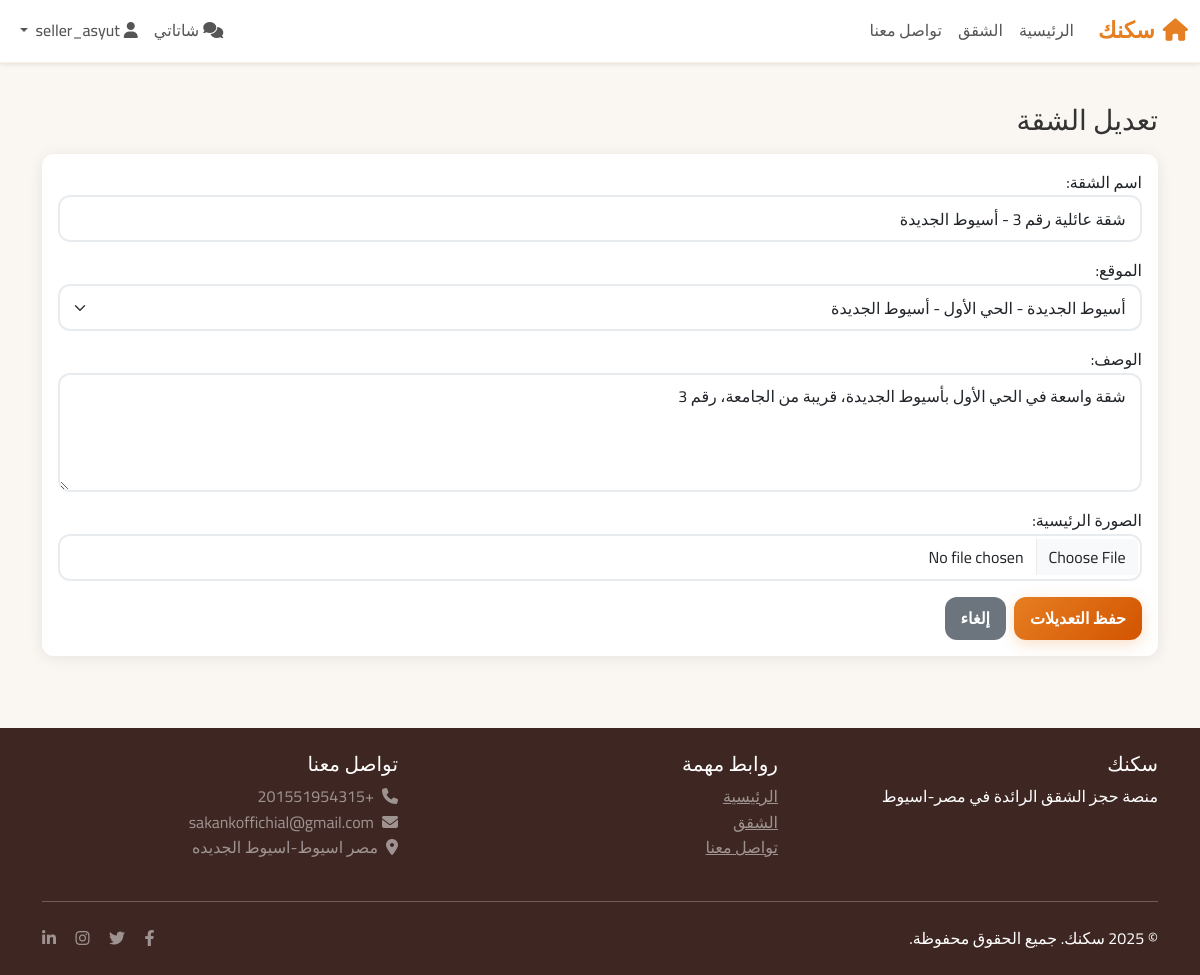
Page /listings/seller/apartment/8/edit/ (signed in) on the committed database.
### listings/models.py (models this page shows, shortened)
class Apartment(models.Model):
    name = models.CharField(
        max_length=200,
        verbose_name='اسم الشقة'
    )
    location = models.ForeignKey(
        Location,
        on_delete=models.CASCADE,
        related_name='apartments',
        verbose_name='الموقع'
    )
    description = models.TextField(
        verbose_name='الوصف'
    )
    owner = models.ForeignKey(
        User,
        on_delete=models.CASCADE,
        related_name='apartments',
        verbose_name='المالك'
    )
    main_image = models.ImageField(
        upload_to='apartments/main/',
        verbose_name='الصورة الرئيسية'
    )
    is_active = models.BooleanField(
        default=True,
        verbose_name='نشط'
    )
    created_at = models.DateTimeField(
        auto_now_add=True,
        verbose_name='تاريخ الإنشاء'
    )
    updated_at = models.DateTimeField(
        auto_now=True,
        verbose_name='تاريخ التحديث'
    )
    class Meta:
        verbose_name = 'شقة'
        verbose_name_plural = 'الشقق'
        ordering = ['-created_at']

### listings/views.py (the view, shortened to what this page needs)
# urls.py: path('seller/apartment/<int:pk>/edit/', views.ApartmentUpdateView.as_view(), name='edit_apartment'),
class ApartmentUpdateView(LoginRequiredMixin, UpdateView):
    model = Apartment
    template_name = 'listings/edit_apartment.html'
    form_class = ApartmentForm
    success_url = reverse_lazy('listings:seller_dashboard')
    def get_queryset(self):
        return Apartment.objects.filter(owner=self.request.user)

### listings/forms.py
class ApartmentForm(forms.ModelForm):
    class Meta:
        model = Apartment
        fields = ['name', 'location', 'description', 'main_image']
        widgets = {
            'name': forms.TextInput(attrs={
                'class': 'form-control',
                'placeholder': 'اسم الشقة'
            }),
            'location': forms.Select(attrs={
                'class': 'form-select'
            }),
            'description': forms.Textarea(attrs={
                'class': 'form-control',
                'placeholder': 'وصف الشقة',
                'rows': 4
            }),
            'main_image': forms.FileInput(attrs={
                'class': 'form-control',
                'accept': 'image/*'
            }),
        }
        labels = {
            'name': 'اسم الشقة',
            'location': 'الموقع',
            'description': 'الوصف',
            'main_image': 'الصورة الرئيسية',
        }
    def __init__(self, *args, **kwargs):
        super().__init__(*args, **kwargs)
        self.fields['location'].queryset = Location.objects.filter(is_active=True)

### listings/models.py (called while the page is built)
    def __str__(self):
        return f"{self.name} - {self.city}"

### templates/listings/edit_apartment.html (shortened to what this page needs)
{% extends 'base.html' %}
{% load static %}
{% block content %}
<div class="container py-4">
  <h3 class="mb-3">تعديل الشقة</h3>
  <form method="post" enctype="multipart/form-data" class="card p-3">
    <div class="row g-3">
      <div class="col-12">{{ form.name.label_tag }}{{ form.name }}</div>
      <div class="col-12">{{ form.location.label_tag }}{{ form.location }}</div>
      <div class="col-12">{{ form.description.label_tag }}{{ form.description }}</div>
      <div class="col-12">{{ form.main_image.label_tag }}{{ form.main_image }}</div>
    </div>
    <div class="mt-3 d-flex gap-2">
      <button class="btn btn-primary" type="submit">حفظ التعديلات</button>
      <a class="btn btn-secondary" href="{% url 'listings:seller_dashboard' %}">إلغاء</a>
    </div>
  </form>
</div>
{% endblock %}

### templates/base.html (style rules this page uses)
:root { --primary-color: #e67e22; --primary-dark: #d35400; --secondary-color: #6c757d; --success-color: #27ae60; --warning-color: #f39c12; --danger-color: #e74c3c; --light-bg: #f8f9fa; --white: #ffffff; --shadow-light: 0 2px 15px rgba(0,0,0,0.08); --shadow-medium: 0 4px 25px rgba(0,0,0,0.12); --border-radius: 12px; }
* { transition: all 0.3s ease; }
body { font-family: 'Cairo', sans-serif; background: #faf7f3; color: #333; line-height: 1.6; }
.container, .container-fluid { padding-left: 12px; padding-right: 12px; }
.btn { border-radius: var(--border-radius); font-weight: 700; padding: 0.6rem 1rem; border: none; }
.btn-primary { background: linear-gradient(135deg, var(--primary-color), var(--primary-dark)); box-shadow: 0 4px 15px rgba(230,126,34,0.25); }
.card { border: none; border-radius: var(--border-radius); box-shadow: var(--shadow-light); background: var(--white); overflow: hidden; }
.form-control, .form-select { border-radius: var(--border-radius); border: 2px solid #e9ecef; padding: 0.6rem 0.9rem; }

### rows in the picture
Apartment: name "شقة عائلية رقم 3 - أسيوط الجديدة", location "أسيوط الجديدة - الحي الأول - أسيوط الجديدة", description "شقة واسعة في الحي الأول بأسيوط الجديدة، قريبة من الجامعة، رقم 3"
